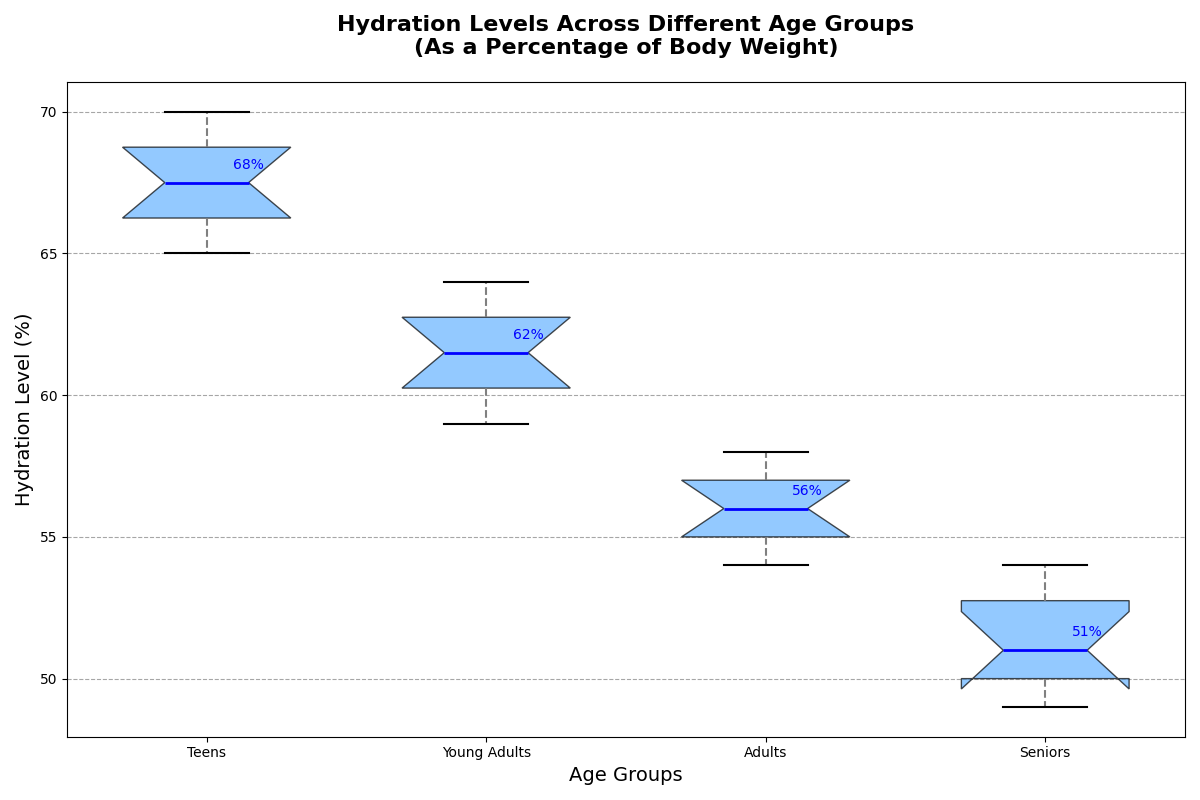

Recreate this plot in Python.
import matplotlib.pyplot as plt
import numpy as np

# Data for hydration levels (as percentage of body weight) across different age groups
teens_hydration = [66, 67, 68, 65, 70, 69, 68, 67, 66, 69]
young_adults_hydration = [60, 62, 61, 59, 63, 64, 62, 61, 60, 63]
adults_hydration = [55, 56, 58, 54, 57, 56, 55, 58, 54, 57]
seniors_hydration = [50, 52, 51, 49, 53, 54, 51, 50, 49, 53]

data = [teens_hydration, young_adults_hydration, adults_hydration, seniors_hydration]
age_groups = ["Teens", "Young Adults", "Adults", "Seniors"]

fig, ax = plt.subplots(figsize=(12, 8))

# Create the box plot
boxplot = ax.boxplot(data, patch_artist=True, vert=True, labels=age_groups, notch=True, widths=0.6)

# Apply a single color to all box plots
single_color = '#66B3FF'  # Consistent color for each age group
for patch in boxplot['boxes']:
    patch.set_facecolor(single_color)
    patch.set_alpha(0.7)

# Customizing whiskers, caps, medians, and outliers
plt.setp(boxplot['whiskers'], color='gray', linewidth=1.5, linestyle="--")
plt.setp(boxplot['caps'], color='black', linewidth=1.5)
plt.setp(boxplot['medians'], color='blue', linewidth=2)
plt.setp(boxplot['fliers'], marker='o', color='red', alpha=0.6)

ax.set_title("Hydration Levels Across Different Age Groups\n(As a Percentage of Body Weight)", fontsize=16, fontweight='bold', pad=20)
ax.set_ylabel("Hydration Level (%)", fontsize=14)
ax.set_xlabel("Age Groups", fontsize=14)

ax.yaxis.grid(True, linestyle='--', color='grey', alpha=0.7)

for i, median in enumerate(boxplot['medians']):
    x_median = median.get_xdata()[1]
    y_median = median.get_ydata()[1]
    ax.annotate(f'{y_median:.0f}%', xy=(x_median, y_median), xytext=(0, 10),
                textcoords='offset points', color='blue', fontsize=10, ha='center')

plt.tight_layout()
plt.show()
